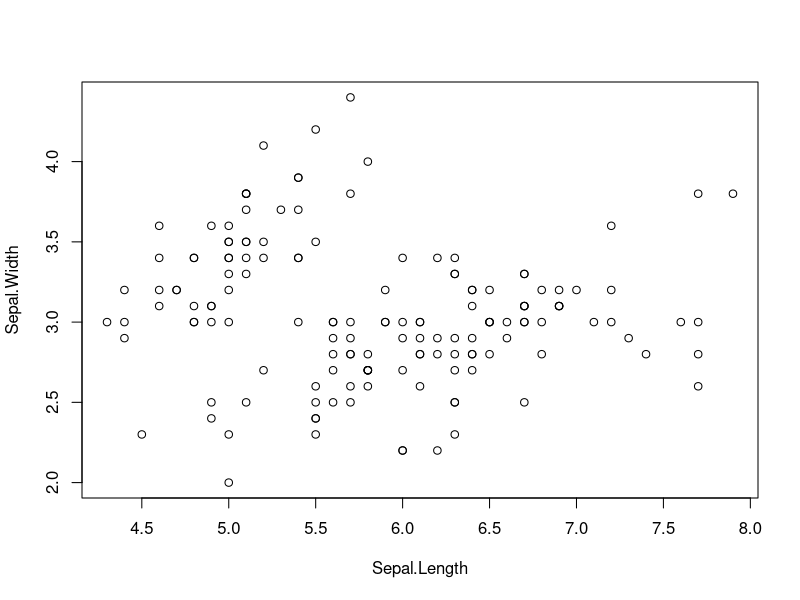

The R source for this figure:
#***********************
# 이 스크립트는 github에 저장용으로 작업하는 것임.
# 저장시 인코딩에 유의할 것.
#***********************

library('ggplot2')

plot(iris[, 1:2])
